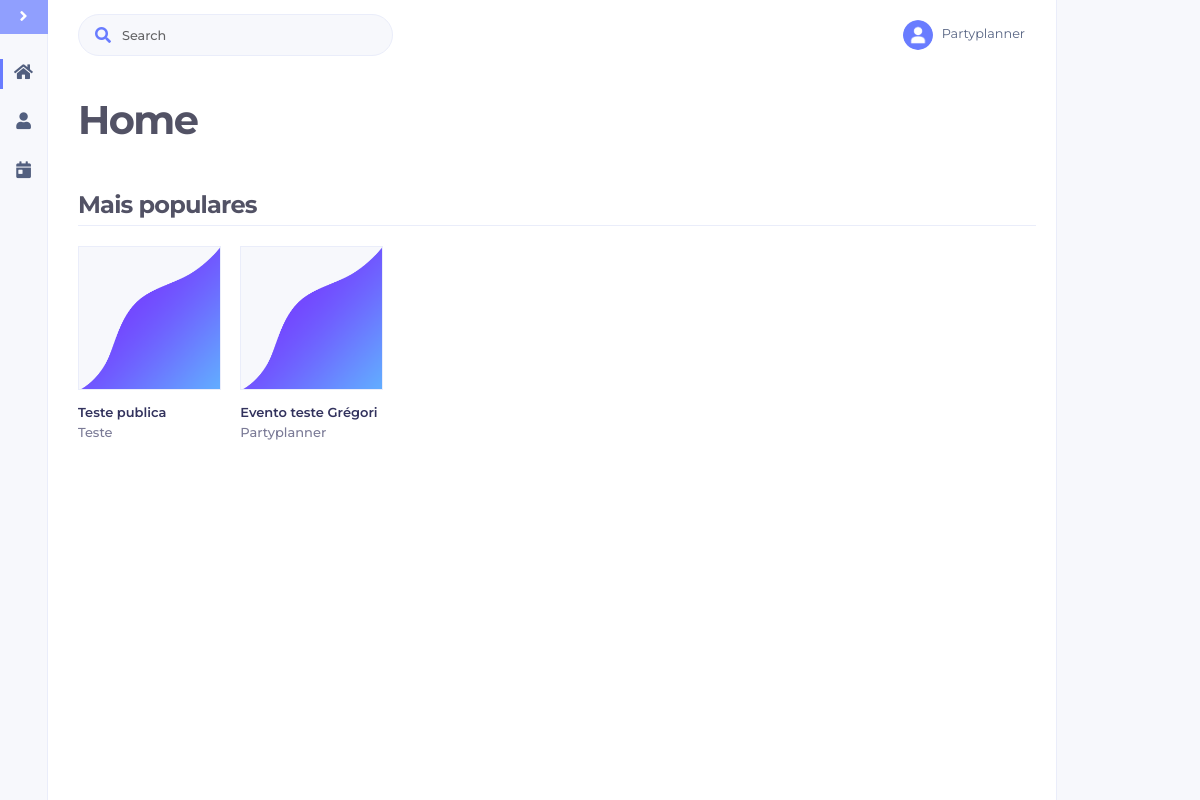
Page /view/home.php (signed in) on the earlier database version.
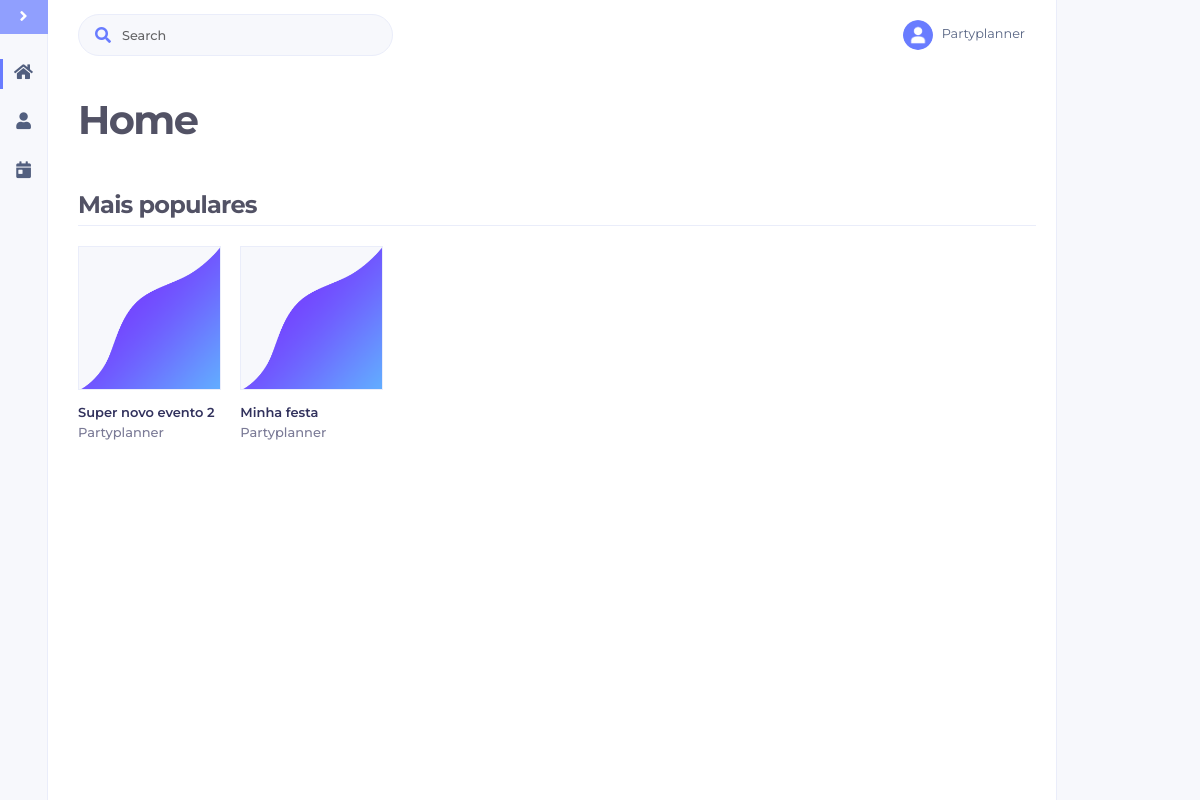
Same page on the later database version.
### tables this page shows
CREATE TABLE `eventos` (
  `id` bigint(20) UNSIGNED NOT NULL,
  `idUsuario` bigint(20) NOT NULL,
  `nome` varchar(191) NOT NULL,
  `descricao` varchar(9999) DEFAULT NULL,
  `status` int(11) NOT NULL DEFAULT '0'
);

CREATE TABLE `usuario` (
  `id` bigint(20) NOT NULL,
  `nome` varchar(100) NOT NULL,
  `email` varchar(200) NOT NULL,
  `senha` varchar(20) NOT NULL,
  `tipo` char(1) NOT NULL,
  `cnpj` char(14) DEFAULT NULL,
  `telefone` bigint(20) DEFAULT NULL,
  `idCategoria` int(11) DEFAULT NULL
);

### autoload.php (called while the page is built, shortened)
<?php
function autoload($classe)
{
    $classe = lcfirst($classe);
    $classe2 = lcfirst(substr($classe, 0,8));
    $classe3 = lcfirst(substr($classe, 8));
    $classe4 = lcfirst(substr($classe, 0,6));
    $classe5 = lcfirst(substr($classe, 6));
    $classe6 = lcfirst(substr($classe, 8,6));
    $classe7 = lcfirst(substr($classe, 14));
}

### modelo/database.class.php (called while the page is built, shortened)
<?php
include_once '../autoload.php';
class Database{
    protected static $conn;
    private function __construct()
    {
        try
        {
            self::$conn = new PDO("mysql:host=". Config::HOST_NAME."; dbname=".Config::DATABASE_NAME, Config::DATABASE_USER_NAME, Config::DATABASE_PASSWORD);
            self::$conn->setAttribute(PDO::ATTR_ERRMODE, PDO::ERRMODE_EXCEPTION);
            self::$conn->exec('SET NAMES utf8');
        }
        catch (PDOException $e)
        {
            $email = new Email();
            die("Connection Error: " . $e->getMessage());
        }
    }
    public static function conectar()
    {
        return self::$conn;
    }
    public static function desconectar()
    {
        if (self::$conn)
        {
            self::$conn = null;
        }
    }
}

### controle/controle.evento.publicado.class.php (called while the page is built, shortened)
<?php
class ControleEventoPublicado extends ControleBase {
    private $evento;
    public function __construct() {
        $this->evento = new EventoPublicado();
    }
    public function controleAcao($acao,$param=null,$param2=null){
        switch ($acao) {
            default:
                return parent::controleAcao($acao,$param,$param2);
                break;
        }
    }
    protected function listarTodos($param=null, $param2){
        return $this->evento->listarTodos($param, $param2);
    }
}

### modelo/evento.publicado.class.php (called while the page is built, shortened)
<?php
class EventoPublicado implements IBaseModelo{
    private $id;
    private $nome;
    private $idUsuario;
    private $conn;
    public function getId() {
        return $this->id;
    }
    public function getNome() {
        return $this->nome;
    }
    public function getIdUsuario() {
        return $this->idUsuario;
    }
    public function __construct() {
        $this->conn = Database::conectar();
    }
    public function listarTodos($nome=null, $idUsuario){
        try{
            if(!is_null($nome)){
                $query="SELECT id,nome,descricao,status,idUsuario FROM eventos WHERE status = :status AND nome LIKE :nome";
            }else{
                $query="SELECT id,nome,descricao,status,idUsuario FROM eventos WHERE status = :status";
            }
            $this->stmt= $this->conn->prepare($query);
            $this->stmt->bindValue(':status', 1, PDO::PARAM_INT);
            if($this->stmt->execute()){
                $eventos = $this->stmt->fetchAll(PDO::FETCH_CLASS,"EventoPublicado");
            }
            return $eventos;
        } catch(PDOException $e) {
            echo "<div class='alert alert-danger'>".$e->getMessage()."</div>";
            return null;
        }
    }
}

### controle/controle.base.class.php (called while the page is built, shortened)
<?php
abstract class ControleBase {
    public function controleAcao($acao,$param=null, $param2=null) {
        switch ($acao) {
             case "listarTodos":
                return $this->listarTodos($param, $param2);
                break;
            case "listarUnico":
                return $this->listarUnico($param);
                break;
        }
    }
}
?>

### controle/controle.organizador.class.php (called while the page is built, shortened)
<?php
class ControleOrganizador extends ControleBase {
    private $organizador;
    public function __construct() {
        $this->organizador = new Organizador();
    }
    public function controleAcao($acao,$param=null,$param2=null){
        switch ($acao) {
            default:
                return parent::controleAcao($acao,$param,$param2);
                break;
        }
    }
    protected function listarUnico($param){
        return $this->organizador->listarUnico($param);
    }
}

### modelo/organizador.class.php (called while the page is built, shortened)
<?php
class Organizador implements IBaseModelo{
    private $nome;
    private $conn;
    public function getNome() {
        return $this->nome;
    }
    public function __construct() {
        $this->conn = Database::conectar();
    }
    public function listarUnico($id){
        try{
            $query="SELECT id,nome,email,senha FROM usuario WHERE id=:id";
            $this->stmt= $this->conn->prepare($query);
            $this->stmt->bindValue(':id', $id, PDO::PARAM_INT);
            if($this->stmt->execute()){
                $organizador = $this->stmt->fetchAll(PDO::FETCH_CLASS,"Organizador");
            }
            return $organizador[0];
        } catch(PDOException $e) {
            echo "<div class='alert alert-danger'>".$e->getMessage()."</div>";
            return null;
        }
    }
}

### view/home.php (the view, shortened to what the changed rows need)
<?php
	include_once '../autoload.php';
	$eventoControle = new ControleEventoPublicado();
	$eventos = array();
	if(isset($_GET['procure'])){
		$eventos = $eventoControle->controleAcao("listarTodos", $_GET['procure']);
	}else{
		$eventos = $eventoControle->controleAcao("listarTodos");
	}
	$usuarioControle = new ControleOrganizador();
?>
<!DOCTYPE html>
<html>
<?php
include_once('include/head.php');
?>
<body>
    <div class="wrapper">
    	<div id="page">
			<div id="eventos">
			<?php
				if(!empty($eventos)){
                    foreach (array_reverse($eventos) as $ev) {
                    	$usuarioUnico = $usuarioControle->controleAcao('listarUnico', $ev->getIdUsuario());
                        echo "<div class='content photo'>
				<div class='card' data-id=".$ev->getId().">
				  <img class='card-img-top' src='img/brand/background4.png' alt='Card image cap'>
				  <div class='card-body'>
				    <h5 class='card-title'>".$ev->getNome()."</h5>
				    <h5 class='card-title' style='font-weight: 500; color: rgba(50, 50, 93, 0.65);'>".$usuarioUnico->getNome()."</h5>
				  </div>
				</div>
			</div>";
                    }
                }
            ?>
	  		</div>
		</div>
    </div>
</body>
</html>

Differences in the rows shown:
removed eventos: nome "Teste publica", idUsuario.nome "Teste"
added eventos: nome "Super novo evento 2", idUsuario.nome "Partyplanner"
changed eventos: nome "Evento teste Grégori" → "Minha festa"
